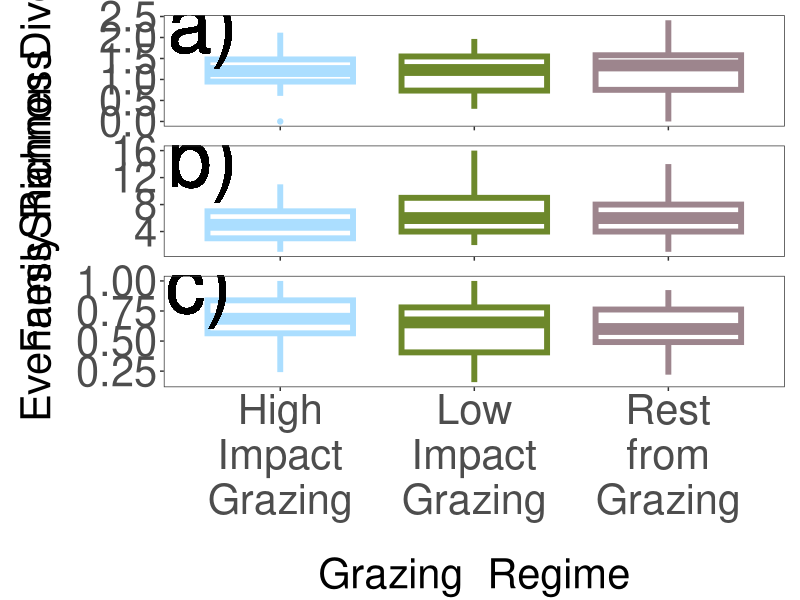
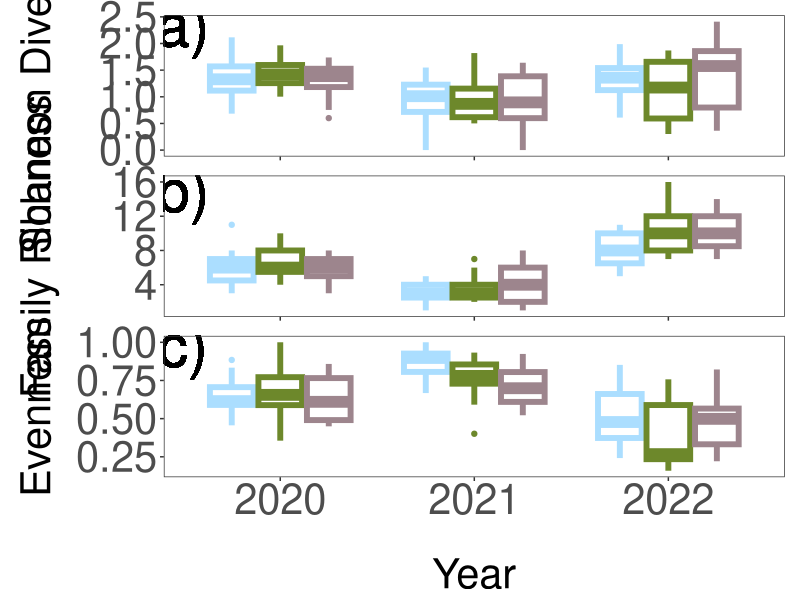

Reproduce these figures in R, in order.
#### Code Information ####
#Code Goal: Workshop for Gruner Lab on Oct 4, 2024 that displays a wide range of coding skills, show data analysis tools and uses, and visualize data. In this script we will create graphs of our data to show patterns and directionality of changes.
#Author: KJB

#### Load Libraries ####
install.packages("tidyverse") #if not already installed on your computer
library(tidyverse)

install.packages("here") #if not already installed on your computer
library(here) 

install.packages("ggplot2")
library(ggplot2)

install.packages("patchwork")
library(patchwork) #for creating graph with multiple panels

#### Read in Data ####
#Arthropod_ID_Data_AllYears.csv was created in 01_GrunerLab_RWorkshop_DataCleaning.R
CommunityMetrics_Graphs<-read.csv(here("Output","Arthropod_CommunityMetrics.csv")) %>% 
  #create a new column with graph labels exactly how we want them
  mutate(Graph_Labels=ifelse(Grazing_Treatment=="HG","High Impact Grazing",ifelse(Grazing_Treatment=="LG","Low Impact Grazing",ifelse(Grazing_Treatment=="NG","Rest from Grazing",Grazing_Treatment))))


#### Set ggplot base ####
#Set ggplot2 theme to black and white
theme_set(theme_bw())
#Update ggplot2 theme - make box around the x-axis title size 30, vertically justify x-axis title to 0.35, Place a margin of 15 around the x-axis title.  Make the x-axis title size 30. For y-axis title, make the box size 30, put the writing at a 90 degree angle, and vertically justify the title to 0.5.  Add a margin of 15 and make the y-axis text size 25. Make the plot title size 30 and vertically justify it to 2.  Do not add any grid lines.  Do not add a legend title, and make the legend size 20
theme_update(axis.title.x=element_text(size=30, vjust=-0.35, margin=margin(t=15)),
             axis.text.x=element_text(size=30), axis.title.y=element_text(size=30, angle=90, vjust=0.5,margin=margin(r=15)), axis.text.y=element_text(size=30), plot.title = element_text(size=30, vjust=2), panel.grid.major=element_blank(),panel.grid.minor=element_blank(), legend.title=element_blank(),legend.text=element_text(size=40))

#### Graphs: Question 1 ####

##### Shannon's Diversity Graph ####
Shannon_Q1<-ggplot(CommunityMetrics_Graphs,aes(x=Graph_Labels,y=Shannon,color=Graph_Labels))+ #make a graph where the xaxis is the grazing treatment (graph labels) and the y axis is Shannon's Diversity
  geom_boxplot(lwd=2)+ #graph data in boxplot format with the linewidth being 2 
  xlab("Grazing  Regime")+ #Label the x-axis "Grazing Regime"
  ylab("Shannon Diversity")+  #Label the y-axis "Shannon Diversity"
  scale_color_manual(values=c("#9D858D","#ABDEFF","#6D882B"),breaks=c("Rest from Grazing","High Impact Grazing", "Low Impact Grazing"))+ #choose colors for each grazing treatment
  scale_x_discrete(labels = function(x) str_wrap(x, width = 8))+ #for the x axis, wrap text after 8 characters
  theme(legend.position="none")+ #remove the legend from the graph
  geom_text(x=0.6, y=2.35, label="a)",size=20,color="black") + #label the graph with a letter
  theme(axis.text.x=element_blank(),axis.title.x=element_blank()) #remove label and title from x axis 
  
##### Richness Graph ####
Richness_Q1<-ggplot(CommunityMetrics_Graphs,aes(x=Graph_Labels,y=richness,color=Graph_Labels))+ #make a graph where the xaxis is the grazing treatment (graph labels) and the y axis is Richness
  geom_boxplot(lwd=2)+ #graph data in boxplot format with the linewidth being 2 
  xlab("Grazing  Regime")+ #Label the x-axis "Grazing Regime"
  ylab("Family Richness")+  #Label the y-axis "Family Richness"
  scale_color_manual(values=c("#9D858D","#ABDEFF","#6D882B"),breaks=c("Rest from Grazing","High Impact Grazing", "Low Impact Grazing"))+ #choose colors for each grazing treatment
  scale_x_discrete(labels = function(x) str_wrap(x, width = 8))+ #for the x axis, wrap text after 8 characters
  theme(legend.position="none")+ #remove the legend from the graph
  geom_text(x=0.6, y=15, label="b)",size=20,color="black") + #label the graph with a letter
  theme(axis.text.x=element_blank(),axis.title.x=element_blank()) #remove label and title from x axis 

##### Evenness Graph ####
Evar_Q1<-ggplot(CommunityMetrics_Graphs,aes(x=Graph_Labels,y=Evar,color=Graph_Labels))+ #make a graph where the xaxis is the grazing treatment (graph labels) and the y axis is Richness
  geom_boxplot(lwd=2)+ #graph data in boxplot format with the linewidth being 2
  xlab("Grazing  Regime")+ #Label the x-axis "Grazing Regime"
  ylab("Evenness")+  #Label the y-axis "Evenness"
  scale_color_manual(values=c("#9D858D","#ABDEFF","#6D882B"),breaks=c("Rest from Grazing","High Impact Grazing", "Low Impact Grazing"))+ #choose colors for each grazing treatment
  scale_x_discrete(labels = function(x) str_wrap(x, width = 8))+ #for the x axis, wrap text after 8 characters
  theme(legend.position="none")+ #remove the legend from the graph
  geom_text(x=0.58, y=0.98, label="c)",size=20,color="black") #label the graph with a letter

#### Create 1 figure with Diversity, Richness, Evenness Figure ####
Shannon_Q1+
  Richness_Q1+
  Evar_Q1+
  plot_layout(ncol = 1,nrow = 3)
#Save using Export in Plot panel, Save as Image, and then renaming it and saving it in location you prefer. Save at size 1000x1200

#### Graphs: Question 2 ####

##### Shannon's Diversity Graph ####
Shannon_Q2<-ggplot(CommunityMetrics_Graphs,aes(x=as.factor(Year),y=Shannon,color=Graph_Labels))+ #make a graph where the xaxis is the Year, then within each year there are three grazing treatment (graph labels) and the y axis is Shannon's Diversity
  geom_boxplot(lwd=2)+ #graph data in boxplot format with the linewidth being 2
  xlab("Year") + #Label the x-axis "Year"
  ylab("Shannon Diversity") +  #Label the y-axis "Shannon Diversity"
  scale_color_manual(values=c("#9D858D","#ABDEFF","#6D882B"),breaks=c("Rest from Grazing","High Impact Grazing", "Low Impact Grazing"))+ #choose colors for each grazing treatment
  theme(legend.position="none")+ #remove the legend from the graph
  geom_text(x=0.5, y=2.35, label="a)",size=15,color="black") + #label the graph with a letter
  theme(axis.text.x=element_blank(),axis.title.x=element_blank()) #remove label and title from x axis 

##### Richness Graph ####
Richness_Q2<-ggplot(CommunityMetrics_Graphs,aes(x=as.factor(Year),y=richness,color=Graph_Labels))+ #make a graph where the xaxis is the Year, then within each year there are three grazing treatment (graph labels) and the y axis is Shannon's Diversity
  geom_boxplot(lwd=2)+ #graph data in boxplot format with the linewidth being 2
  xlab("Year") + #Label the x-axis "Year"
  ylab("Family Richness") +  #Label the y-axis "Shannon Diversity"
  scale_color_manual(values=c("#9D858D","#ABDEFF","#6D882B"),breaks=c("Rest from Grazing","High Impact Grazing", "Low Impact Grazing"))+ #choose colors for each grazing treatment
  theme(legend.position="none")+ #remove the legend from the graph
  geom_text(x=0.5, y=15, label="b)",size=15,color="black") + #label the graph with a letter
  theme(axis.text.x=element_blank(),axis.title.x=element_blank()) #remove label and title from x axis 

##### Evenness Graph ####
Evar_Q2<-ggplot(CommunityMetrics_Graphs,aes(x=as.factor(Year),y=Evar,color=Graph_Labels))+ #make a graph where the xaxis is the Year, then within each year there are three grazing treatment (graph labels) and the y axis is Shannon's Diversity
  geom_boxplot(lwd=2)+ #graph data in boxplot format with the linewidth being 2
  xlab("Year") + #Label the x-axis "Year"
  ylab("Evenness") +  #Label the y-axis "Shannon Diversity"
  scale_color_manual(values=c("#9D858D","#ABDEFF","#6D882B"),breaks=c("Rest from Grazing","High Impact Grazing", "Low Impact Grazing"))+ #choose colors for each grazing treatment
  theme(legend.position="none")+ #remove the legend from the graph
  geom_text(x=0.5, y=0.98, label="c)",size=15,color="black") #label the graph with a letter

#### Create 1 figure with Diversity, Richness, Evenness Figure ####
Shannon_Q2+
  Richness_Q2+
  Evar_Q2+
  plot_layout(ncol = 1,nrow = 3)
#Save using Export in Plot panel, Save as Image, and then renaming it and saving it in location you prefer. Save at size 1000x1200


